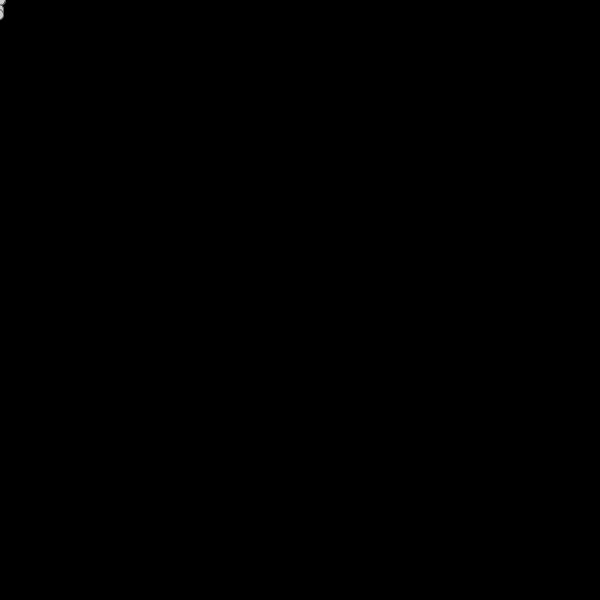
Frame 1 (no input)
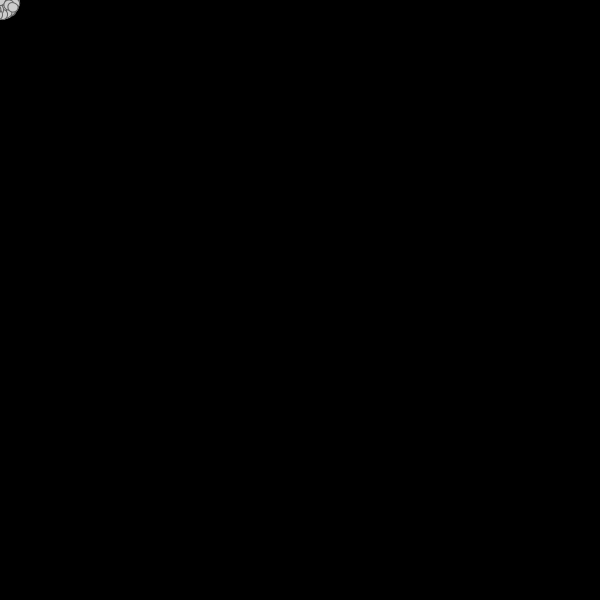
Frame 60 (the mouse pressed at the canvas centre just before this capture)
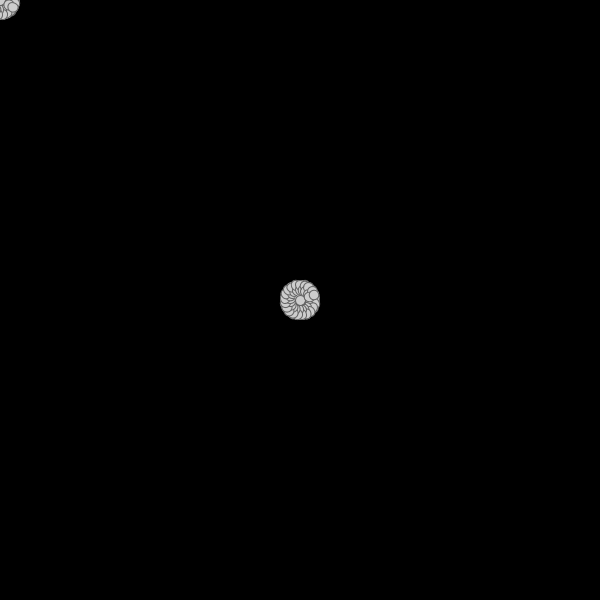
Frame 120 (the mouse held since frame 60 and released just before this capture)

The Processing sketch that drew these frames (run headless with seeded random() and noise(); from frame 60 on, the mouse is pressed at the canvas centre):

// Processing sketch: processing_44316
// ── processing_44316.pde

float theta=.1; 

void setup(){
  size(600, 600); 
  smooth(); 
  background(0); 
  frameRate(30); 
}

void draw(){
  //background(0); 
  stroke(100); 
  fill(205, 205, 205); 
  ellipse(mouseX, mouseY, 10, 10); 
  pushMatrix(); 
  
  translate (mouseX, mouseY); 
  rotate(theta);
  
  for(int i=10; i<20;i=i+5){
    ellipse(0, i, 10, 10); 
  

  }
   
  
  
  popMatrix(); 
  
  translate(mouseX, mouseY); 
  rotate(-theta); 

  
  theta+=.3; 
}

void mousePressed(){
  background(0); 
}
  
